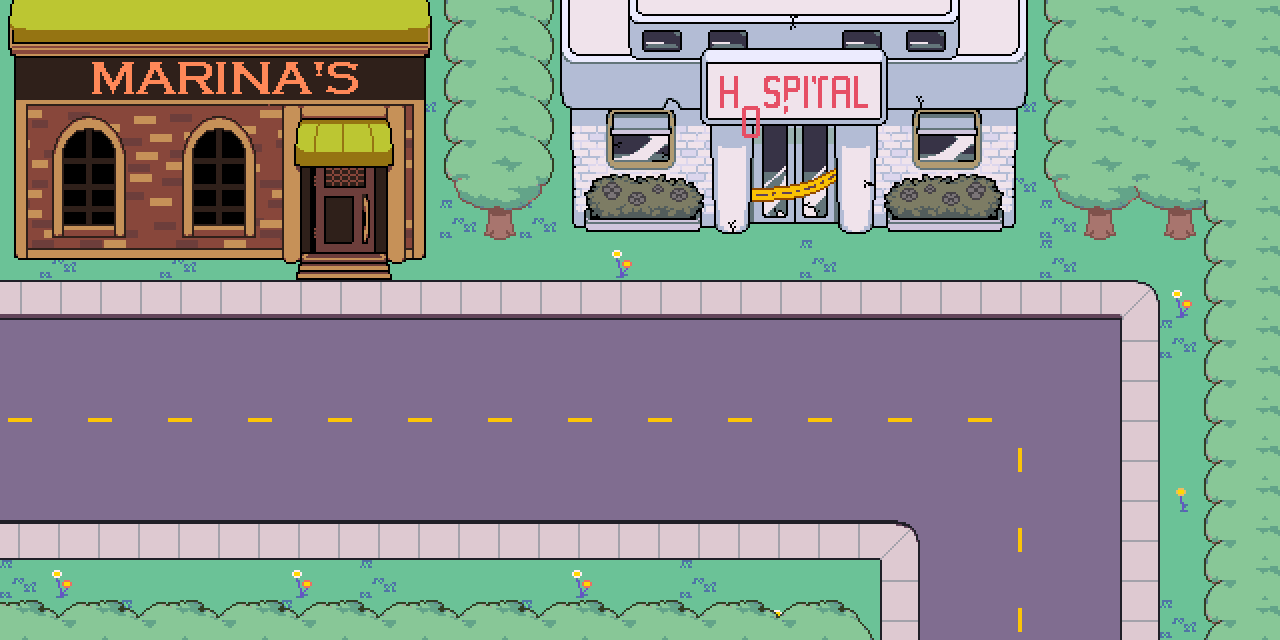

A level layout from a 2D game, rendered from its tile map. Below: a short description, then the map file with its tile-grid data intact:
An orthogonal 32x16 tile map with 40x40 px tiles, 3 tile layers (Tile Layer 1, Tile Layer 2, Tile Layer 3), 2 image layers and 16 objects (3x transition, interactable, fri1, marina, fri4).

<map version="1.10" tiledversion="1.10.1" orientation="orthogonal" renderorder="right-down" width="32" height="16" tilewidth="40" tileheight="40" infinite="0" nextlayerid="10" nextobjectid="24">
 <editorsettings>
  <export target="data.lua" format="lua" />
 </editorsettings>
 <properties>
  <property name="light" type="bool" value="true" />
  <property name="music" value="frivatown" />
 </properties>
 <tileset firstgid="1" source="../../../tilesets/woods.tsx" />
 <layer id="1" name="Tile Layer 1" width="32" height="16">
  <data encoding="csv">
56,56,56,56,56,56,56,56,56,56,56,56,56,56,56,56,56,56,56,56,56,56,56,56,56,56,56,56,56,56,56,56,
56,56,56,56,56,56,56,56,56,56,56,56,56,56,56,56,56,56,56,56,56,56,56,56,56,56,56,56,56,56,56,56,
56,56,56,56,56,56,56,56,56,56,39,56,56,56,56,56,56,56,56,56,56,56,56,56,56,39,56,56,56,56,56,56,
56,56,56,56,56,56,56,56,56,56,56,56,56,56,56,56,56,56,56,56,56,56,56,56,56,56,56,56,56,56,56,56,
56,56,56,56,56,56,56,56,56,56,56,56,56,56,56,56,56,56,56,56,56,56,56,56,56,39,56,56,56,56,56,56,
56,56,56,56,56,56,56,56,56,56,56,39,56,39,56,56,56,56,56,56,56,56,56,56,56,56,39,56,56,56,56,56,
56,39,56,56,39,56,56,56,56,56,56,56,56,56,56,23,56,56,56,56,39,56,56,56,56,56,39,56,56,56,56,56,
27,27,27,27,27,27,27,27,27,27,27,27,27,27,27,27,27,27,27,27,27,27,27,27,27,27,27,27,56,23,56,56,
36,36,36,36,36,36,36,36,36,36,36,36,36,36,36,36,36,36,36,36,36,36,36,36,36,36,36,36,15,39,56,56,
14,36,14,36,14,36,14,36,14,36,14,36,14,36,14,36,14,36,14,36,14,36,14,36,14,36,14,36,15,56,56,56,
25,36,25,36,25,36,25,36,25,36,25,36,25,36,25,36,25,36,25,36,25,36,25,36,25,36,36,36,15,56,56,56,
36,36,36,36,36,36,36,36,36,36,36,36,36,36,36,36,36,36,36,36,36,36,36,36,36,24,36,36,15,56,56,56,
36,36,36,36,36,36,36,36,36,36,36,36,36,36,36,36,36,36,36,36,36,36,36,36,36,36,36,36,15,34,23,56,
56,56,56,56,56,56,56,56,56,56,56,56,56,56,56,56,56,56,56,56,56,56,36,36,36,24,36,36,15,56,56,56,
39,23,56,56,56,56,56,23,56,39,56,56,56,56,23,56,56,39,56,56,56,56,56,36,36,36,36,36,15,56,56,56,
56,56,56,39,56,56,56,39,56,56,56,56,56,39,56,56,56,56,56,23,56,56,56,36,36,24,36,36,15,39,56,56
</data>
 </layer>
 <layer id="2" name="Tile Layer 2" width="32" height="16">
  <data encoding="csv">
0,0,0,0,0,0,0,0,0,0,0,0,0,0,0,0,0,0,0,0,0,0,0,0,0,0,0,0,0,0,0,0,
0,0,0,0,0,0,0,0,0,0,0,0,0,0,0,0,0,0,0,0,0,0,0,0,0,0,0,0,0,0,0,0,
0,0,0,0,0,0,0,0,0,0,0,0,0,0,0,0,0,0,0,0,0,0,0,0,0,0,0,0,0,0,0,0,
0,0,0,0,0,0,0,0,0,0,0,0,0,0,0,0,0,0,0,0,0,0,0,0,0,0,0,0,0,0,135,0,
0,0,0,0,0,0,0,0,0,0,0,0,0,0,0,0,0,0,0,0,0,0,0,0,0,0,0,0,0,0,146,0,
0,0,0,0,0,0,0,0,0,0,0,0,0,0,0,0,0,0,0,0,0,0,0,0,0,0,0,0,0,0,157,0,
0,0,0,0,0,0,0,0,0,0,0,0,0,0,0,0,0,0,0,0,0,0,0,0,0,0,0,0,0,0,0,0,
0,0,0,0,0,0,0,0,0,0,0,0,0,0,0,0,0,0,0,0,0,0,0,0,0,0,0,0,120,0,0,0,
0,0,0,0,0,0,0,0,0,0,0,0,0,0,0,0,0,0,0,0,0,0,0,0,0,0,0,0,0,0,0,0,
0,0,0,0,0,0,0,0,0,0,0,0,0,0,0,0,0,0,0,0,0,0,0,0,0,0,0,0,0,0,0,0,
0,0,0,0,0,0,0,0,0,0,0,0,0,0,0,0,0,0,0,0,0,0,0,0,0,0,0,0,0,0,0,0,
0,0,0,0,0,0,0,0,0,0,0,0,0,0,0,0,0,0,0,0,0,0,0,0,0,0,0,0,0,0,0,0,
0,0,0,0,0,0,0,0,0,0,0,0,0,0,0,0,0,0,0,0,0,0,0,0,0,0,0,0,0,0,0,0,
5,5,5,5,5,5,5,5,5,5,5,5,5,5,5,5,5,5,5,5,5,5,6,0,0,0,0,0,0,0,0,0,
0,0,0,0,0,0,0,0,0,0,0,0,0,0,0,0,0,0,0,0,0,0,15,0,0,0,0,0,0,0,0,0,
0,0,0,0,0,0,0,0,0,0,0,0,0,0,0,0,0,0,0,0,0,0,15,0,0,0,0,0,0,0,0,0
</data>
 </layer>
 <layer id="3" name="Tile Layer 3" width="32" height="16">
  <data encoding="csv">
0,0,0,0,0,0,0,0,0,0,0,93,94,95,0,0,0,0,0,0,0,0,0,0,0,0,149,150,151,152,151,94,
0,0,0,0,0,0,0,0,0,0,0,93,94,95,0,0,0,0,0,0,0,0,0,0,0,0,149,150,151,152,151,94,
0,0,0,0,0,0,0,0,0,0,0,93,94,95,0,0,0,0,0,0,0,0,0,0,0,0,149,150,151,152,151,94,
0,0,0,0,0,0,0,0,0,0,0,93,94,95,0,0,0,0,0,0,0,0,0,0,0,0,149,150,151,152,151,94,
0,0,0,0,0,0,0,0,0,0,0,104,105,106,0,0,0,0,0,0,0,0,0,0,0,0,144,145,146,145,151,94,
0,0,0,0,0,0,0,0,0,0,0,115,116,117,0,0,0,0,0,0,0,0,0,0,0,0,155,156,157,156,149,94,
0,0,0,0,0,0,0,0,0,0,0,0,0,0,0,0,0,0,0,0,0,0,0,0,0,0,0,0,0,0,93,94,
0,0,0,0,0,0,0,0,0,0,0,0,0,0,0,0,0,0,0,0,0,0,0,0,0,0,0,0,0,0,93,94,
0,0,0,0,0,0,0,0,0,0,0,0,0,0,0,0,0,0,0,0,0,0,0,0,0,0,0,0,0,0,93,94,
0,0,0,0,0,0,0,0,0,0,0,0,0,0,0,0,0,0,0,0,0,0,0,0,0,0,0,0,0,0,93,94,
0,0,0,0,0,0,0,0,0,0,0,0,0,0,0,0,0,0,0,0,0,0,0,0,0,0,0,0,0,0,93,94,
0,0,0,0,0,0,0,0,0,0,0,0,0,0,0,0,0,0,0,0,0,0,0,0,0,0,0,0,0,0,93,94,
0,0,0,0,0,0,0,0,0,0,0,0,0,0,0,0,0,0,0,0,0,0,0,0,0,0,0,0,0,0,93,94,
0,0,0,0,0,0,0,0,0,0,0,0,0,0,0,0,0,0,0,0,0,0,0,0,0,0,0,0,0,0,93,94,
0,0,0,0,0,0,0,0,0,0,0,0,0,0,0,0,0,0,0,0,0,0,0,0,0,0,0,0,0,0,93,94,
134,135,134,135,134,135,134,135,134,135,134,135,134,135,134,135,134,135,134,135,90,91,0,0,0,0,0,0,0,0,93,94
</data>
 </layer>
 <imagelayer id="4" name="pizza" locked="1" offsetx="8" offsety="-54">
  <image source="../../../../../assets/sprites/map_objects/pizza_place.png" width="424" height="334" />
 </imagelayer>
 <imagelayer id="6" name="hopital" locked="1" offsetx="560" offsety="0">
  <image source="../../../../../assets/sprites/map_objects/hospital_closed.png" width="468" height="234" />
 </imagelayer>
 <objectgroup id="7" name="collision">
  <object id="4" x="0" y="0" width="310" height="260" />
  <object id="5" x="376" y="0" width="50" height="260" />
  <object id="6" x="400" y="0" width="160" height="240" />
  <object id="7" x="560" y="0" width="190" height="228" />
  <object id="8" x="838" y="0" width="202" height="228" />
  <object id="9" x="1040" y="0" width="240" height="240" />
  <object id="10" x="1200" y="240" width="80" height="400" />
  <object id="11" x="0" y="600" width="880" height="40" />
  <object id="14" x="750" y="200" width="88" height="24" />
 </objectgroup>
 <objectgroup id="8" name="objects">
  <object id="1" name="transition" x="0" y="260" width="15" height="340">
   <properties>
    <property name="map" value="deoxynn/frivatown_1" />
    <property name="marker" value="fri3" />
   </properties>
  </object>
  <object id="13" name="transition" x="310" y="240" width="66" height="15">
   <properties>
    <property name="facing" value="left" />
    <property name="map" value="deoxynn/marinas" />
    <property name="marker" value="fri3" />
   </properties>
  </object>
  <object id="15" name="interactable" x="750" y="160" width="88" height="64">
   <properties>
    <property name="text1" value="* It looks like this hospital has been closed down for years." />
   </properties>
  </object>
  <object id="19" name="transition" x="880" y="625" width="320" height="15">
   <properties>
    <property name="map" value="deoxynn/frivatown_4" />
    <property name="marker" value="fri3" />
   </properties>
  </object>
 </objectgroup>
 <objectgroup id="9" name="markers">
  <object id="3" name="fri1" x="40" y="420">
   <point />
  </object>
  <object id="12" name="marina" x="344" y="300">
   <point />
  </object>
  <object id="17" name="fri4" x="1020" y="600">
   <point />
  </object>
 </objectgroup>
</map>
